Frame 1 (no input): blank canvas, image omitted
Frame 60 (the mouse pressed at the canvas centre just before this capture): blank canvas, image omitted
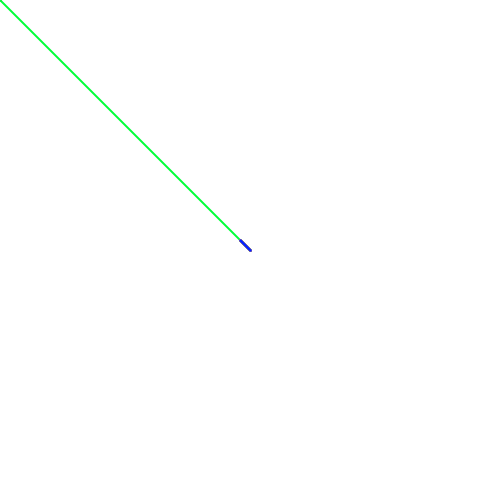
Frame 120 (the mouse held since frame 60 and released just before this capture)

The Processing sketch whose frames 1 and 60 were blank and that drew this single picture after the mouse press (run headless with seeded random() and noise(); from frame 60 on, the mouse is pressed at the canvas centre):

// Processing sketch: processing_94357
// ── processing_94357.pde

void setup() {
  size(500, 500);
  colorMode(HSB);
  background(255);
  smooth();
  ellipseMode(CENTER);
  rectMode(CENTER);
}
void draw() {
  stroke(random(255), 255, 255);
  strokeWeight(2);
  noFill();
  if (mousePressed && mouseButton == LEFT) {
    noStroke();
  }
  line(pmouseX, pmouseY, mouseX-10, mouseY-10);
  if (mousePressed && mouseButton == RIGHT) {
    setup();
  }
}
